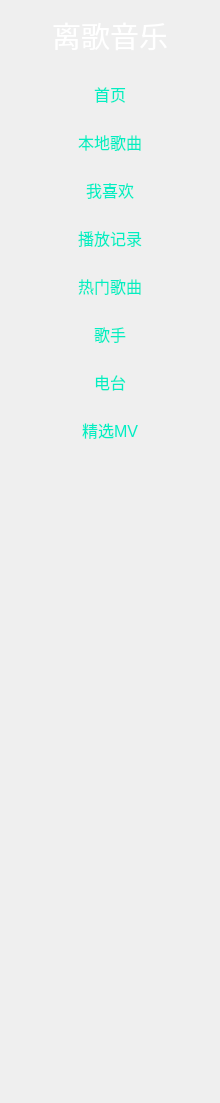
       <widget class="QWidget" name="widget_left" native="true">
        <property name="minimumSize">
         <size>
          <width>220</width>
          <height>0</height>
         </size>
        </property>
        <property name="maximumSize">
         <size>
          <width>220</width>
          <height>16777215</height>
         </size>
        </property>
        <property name="styleSheet">
         <string notr="true">#widget_left{
	background: rgba(27,28,30,0.5);
	border-bottom-left-radius: 6px;
	border-top-left-radius: 6px;
}

QPushButton
{
	border:none;
	background-color:transparent;
	font-size: 16px;
	font-family: 微软雅黑;
	color: #01EEC3;
}

QPushButton:hover
{
	background-color: rgba(255, 255, 255, 0.2);
	font-size: 16px;
	font-family: 微软雅黑;
	color: #01EEC3;
}</string>
        </property>
        <layout class="QVBoxLayout" name="verticalLayout_2">
         <property name="spacing">
          <number>0</number>
         </property>
         <property name="leftMargin">
          <number>0</number>
         </property>
         <property name="topMargin">
          <number>0</number>
         </property>
         <property name="rightMargin">
          <number>0</number>
         </property>
         <property name="bottomMargin">
          <number>0</number>
         </property>
         <item>
          <widget class="QWidget" name="widget_logo" native="true">
           <property name="minimumSize">
            <size>
             <width>0</width>
             <height>70</height>
            </size>
           </property>
           <property name="maximumSize">
            <size>
             <width>16777215</width>
             <height>70</height>
            </size>
           </property>
           <layout class="QVBoxLayout" name="verticalLayout_6">
            <property name="spacing">
             <number>0</number>
            </property>
            <property name="leftMargin">
             <number>0</number>
            </property>
            <property name="topMargin">
             <number>0</number>
            </property>
            <property name="rightMargin">
             <number>0</number>
            </property>
            <property name="bottomMargin">
             <number>0</number>
            </property>
            <item>
             <widget class="QLabel" name="label_logo">
              <property name="font">
               <font>
                <family>华文彩云</family>
                <pointsize>22</pointsize>
                <weight>50</weight>
                <bold>false</bold>
               </font>
              </property>
              <property name="styleSheet">
               <string notr="true">color: rgb(255, 255, 255);</string>
              </property>
              <property name="text">
               <string>离歌音乐</string>
              </property>
              <property name="alignment">
               <set>Qt::AlignCenter</set>
              </property>
             </widget>
            </item>
           </layout>
          </widget>
         </item>
         <item>
          <widget class="QPushButton" name="pushButton">
           <property name="minimumSize">
            <size>
             <width>0</width>
             <height>48</height>
            </size>
           </property>
           <property name="maximumSize">
            <size>
             <width>16777215</width>
             <height>48</height>
            </size>
           </property>
           <property name="cursor">
            <cursorShape>PointingHandCursor</cursorShape>
           </property>
           <property name="text">
            <string>首页</string>
           </property>
          </widget>
         </item>
         <item>
          <widget class="QPushButton" name="pushButton_local">
           <property name="minimumSize">
            <size>
             <width>0</width>
             <height>48</height>
            </size>
           </property>
           <property name="maximumSize">
            <size>
             <width>16777215</width>
             <height>48</height>
            </size>
           </property>
           <property name="cursor">
            <cursorShape>PointingHandCursor</cursorShape>
           </property>
           <property name="styleSheet">
            <string notr="true"/>
           </property>
           <property name="text">
            <string>本地歌曲</string>
           </property>
          </widget>
         </item>
         <item>
          <widget class="QPushButton" name="pushButton_love">
           <property name="minimumSize">
            <size>
             <width>0</width>
             <height>48</height>
            </size>
           </property>
           <property name="maximumSize">
            <size>
             <width>16777215</width>
             <height>48</height>
            </size>
           </property>
           <property name="cursor">
            <cursorShape>PointingHandCursor</cursorShape>
           </property>
           <property name="text">
            <string>我喜欢</string>
           </property>
          </widget>
         </item>
         <item>
          <widget class="QPushButton" name="pushButton_history">
           <property name="minimumSize">
            <size>
             <width>0</width>
             <height>48</height>
            </size>
           </property>
           <property name="maximumSize">
            <size>
             <width>16777215</width>
             <height>48</height>
            </size>
           </property>
           <property name="cursor">
            <cursorShape>PointingHandCursor</cursorShape>
           </property>
           <property name="text">
            <string>播放记录</string>
           </property>
          </widget>
         </item>
         <item>
          <widget class="QPushButton" name="pushButton_hot">
           <property name="minimumSize">
            <size>
             <width>0</width>
             <height>48</height>
            </size>
           </property>
           <property name="maximumSize">
            <size>
             <width>16777215</width>
             <height>48</height>
            </size>
           </property>
           <property name="cursor">
            <cursorShape>PointingHandCursor</cursorShape>
           </property>
           <property name="text">
            <string>热门歌曲</string>
           </property>
          </widget>
         </item>
         <item>
          <widget class="QPushButton" name="pushButton_player">
           <property name="minimumSize">
            <size>
             <width>0</width>
             <height>48</height>
            </size>
           </property>
           <property name="maximumSize">
            <size>
             <width>16777215</width>
             <height>48</height>
            </size>
           </property>
           <property name="cursor">
            <cursorShape>PointingHandCursor</cursorShape>
           </property>
           <property name="text">
            <string>歌手</string>
           </property>
          </widget>
         </item>
         <item>
          <widget class="QPushButton" name="pushButton_listen">
           <property name="minimumSize">
            <size>
             <width>0</width>
             <height>48</height>
            </size>
           </property>
           <property name="maximumSize">
            <size>
             <width>16777215</width>
             <height>48</height>
            </size>
           </property>
           <property name="cursor">
            <cursorShape>PointingHandCursor</cursorShape>
           </property>
           <property name="text">
            <string>电台</string>
           </property>
          </widget>
         </item>
         <item>
          <widget class="QPushButton" name="pushButton_mv">
           <property name="sizePolicy">
            <sizepolicy hsizetype="Minimum" vsizetype="Fixed">
             <horstretch>0</horstretch>
             <verstretch>48</verstretch>
            </sizepolicy>
           </property>
           <property name="minimumSize">
            <size>
             <width>0</width>
             <height>48</height>
            </size>
           </property>
           <property name="cursor">
            <cursorShape>PointingHandCursor</cursorShape>
           </property>
           <property name="text">
            <string>精选MV</string>
           </property>
          </widget>
         </item>
         <item>
          <spacer name="verticalSpacer">
           <property name="orientation">
            <enum>Qt::Vertical</enum>
           </property>
           <property name="sizeHint" stdset="0">
            <size>
             <width>20</width>
             <height>649</height>
            </size>
           </property>
          </spacer>
         </item>
        </layout>
       </widget>
